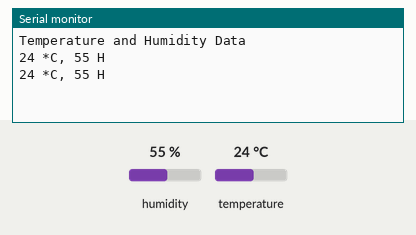
Simulated run of this sketch. Board: Arduino Uno, built with avr-gcc and run on an emulated ATmega328P. Shown: the last lines printed to the serial monitor. The inputs (shaded band) are chosen by the test bench; at power-on: humidity 55 %, temperature 24 °C.

Above: at 2.8 s.
2.9 s: humidity set to 22 %
At 4.6 s:
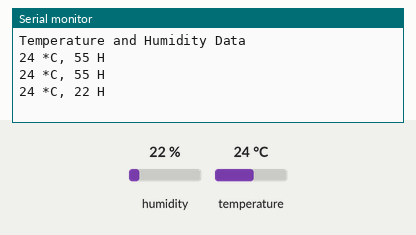
5.3 s: temperature set to 12 °C
At 6.2 s:
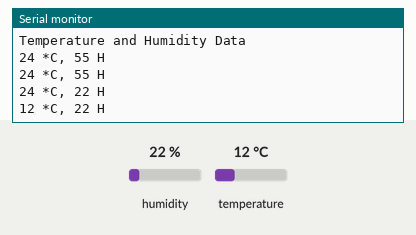
7.7 s: humidity set to 40 %
At 10.5 s:
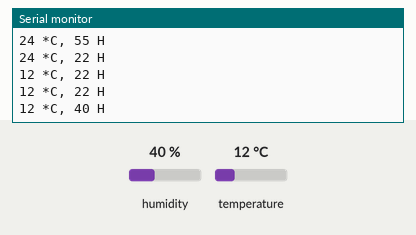
Timing chart, 0 to 12.0 s (numbered marks = the images above; inputs shaded):
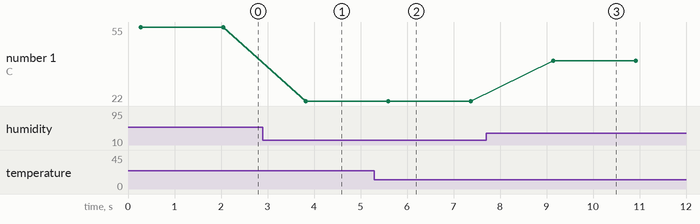

The sketch:

DHT11_Arduino.ino.ino
```cpp
#include <SimpleDHT.h>

// for DHT11,
//      VCC: 5V or 3V
//      GND: GND
//      DATA: 7
int pinDHT11 = 7;
SimpleDHT11 dht11(pinDHT11);

void setup() {
    // start working...
  Serial.begin(9600);
  Serial.println("Temperature and Humidity Data");
}

void loop() {

  delay (250);
  // read without samples.
  byte temperature = 0;
  byte humidity = 0;
  int err = SimpleDHTErrSuccess;
  if ((err = dht11.read(&temperature, &humidity, NULL)) != SimpleDHTErrSuccess) {
    Serial.print("Read DHT11 failed, err="); Serial.println(err);delay(1000);
    return;
  }
  Serial.print((int)temperature); Serial.print(" *C, ");
  Serial.print((int)humidity); Serial.println(" H");

  // DHT11 sampling rate is 1HZ.
  delay(1500);
}
```

Measured:
- after the input at 2.9 s, the serial monitor: prints a new line after 0.92 s (image 1)
- after the input at 5.3 s, the serial monitor: prints a new line after 0.29 s (image 2)
- after the input at 7.7 s, the serial monitor: prints a new line after 1.4 s (image 3)
- plotted number 1: 55 → 22 after the input at 2.9 s, 22 → 40 after the input at 7.7 s
